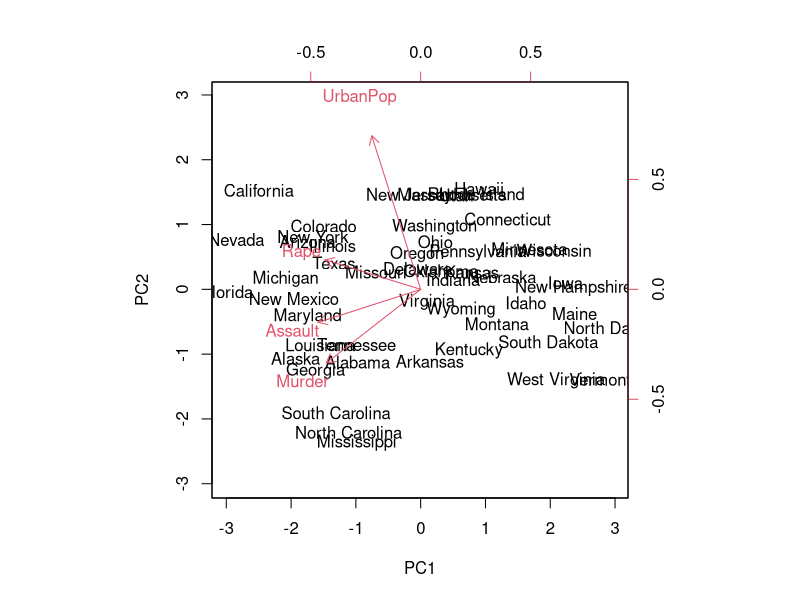
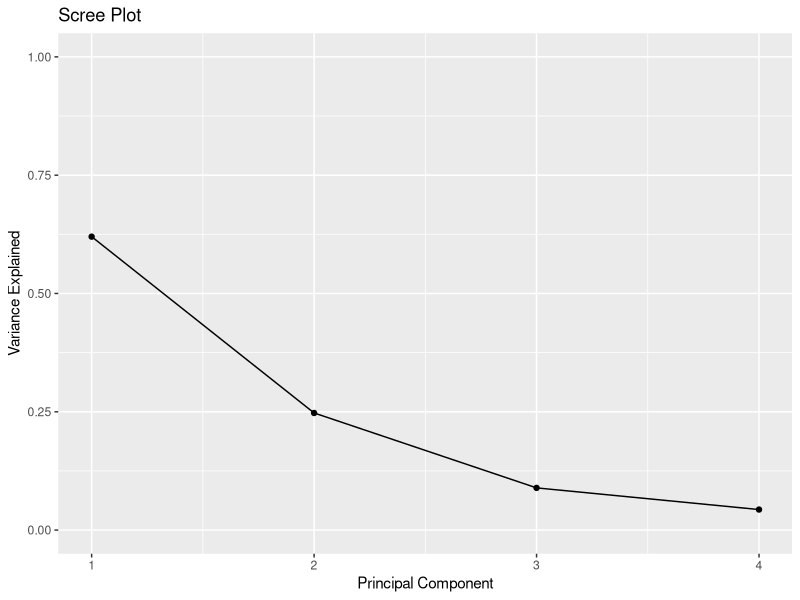

Source code (R) for these figures, in order:
# Script para rodar an?lise de componentes principais

# Instalacao e carregamento dos pacotes
lista.de.pacotes <- c("tidyverse","ggplot2")
novos.pacotes <- lista.de.pacotes[!(lista.de.pacotes %in% installed.packages()[,"Package"])]
if(length(novos.pacotes)) install.packages(novos.pacotes)
lapply(lista.de.pacotes, require, character.only = TRUE)

#Este conjunto de dados contém estatísticas, em prisões por 100.000 residentes 
#por agressão, assassinato e estupro em cada um dos 50 estados dos EUA em 1973.
#Também é fornecida a porcentagem da população que vive em áreas urbanas.

#load data
data("USArrests")

dados <- USArrests

#view first six rows of data
head(USArrests)

#calculate principal components / scale = TRUE faz padronização das variáveis colocando todas
#na mesma escala
results <- prcomp(USArrests, scale = TRUE)

#display principal components
#valor dos meus escores(autovetores) das variáveis em cada componente principal
results$rotation

#display the first six scores
head(results$x)
#scale = 0 para centralizar o "0" do PCA que as vezes não fica certo
biplot(results, scale = 0)

#display states with highest murder rates in original dataset
head(USArrests[order(-USArrests$Murder),])

#calculate total variance explained by each principal component
#Percentual de explicação dos PC
results$sdev^2 / sum(results$sdev^2)

#calculate total variance explained by each principal component
var_explained = results$sdev^2 / sum(results$sdev^2)

#create scree plot
qplot(c(1:4), var_explained) +
  geom_line() +
  xlab("Principal Component") +
  ylab("Variance Explained") +
  ggtitle("Scree Plot") +
  ylim(0, 1)
